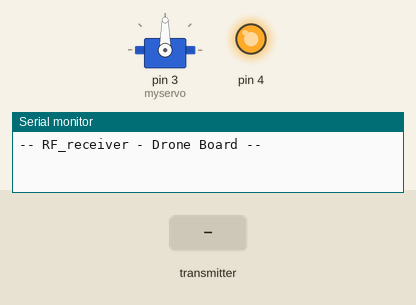
Bench run of a sketch on a simulated Arduino Uno, built with avr-gcc and run on an emulated ATmega328P. Parts: servo, output pins drawn as LEDs (lit = HIGH), the last lines printed to the serial monitor. Inputs (shaded band) come from the test bench. No radio packets arrive unless stated.

Above: at 1.2 s.
1.3 s: the transmitter starts sending receivedControls.0 = 0
At 2.2 s:
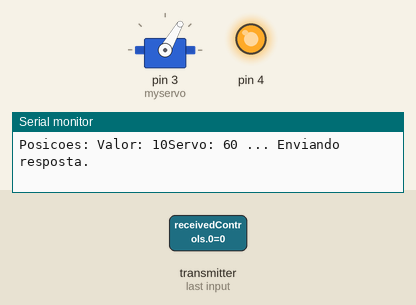
2.8 s: the transmitter starts sending receivedControls.1 = 0
At 3.3 s:
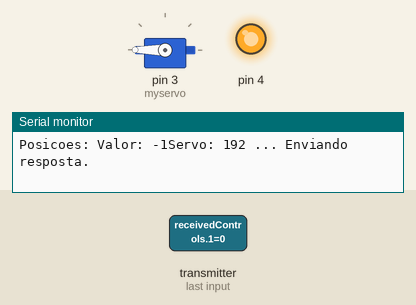
Timing chart, 0 to 5.8 s (numbered marks = the images above; inputs shaded):
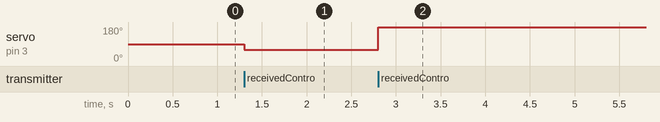

The sketch:

RF_receiver.ino
```cpp
//  ARDUINO |MODULO  | nrF
//  D9      |CE      | CE  (3)
//  D10     |CSN     | CSN (4)
//  D11     |MO      | MO  (6)
//  D12     |MI      | MI  (7)
//  D13     |SCK     | SCK (5)
//  5 ou 3.3|VCC     | VCC (2)
//  GND     |GND     | GND (1)

// SE ESTIVER LIGADO O MODULO, O MODULO LIGA NO 5V
// DO CONTRARIO, SE FOR O NRF, LIGA NO 3.3V

#include <Servo.h>
#include <SPI.h>
#include "nRF24L01.h"
#include "RF24.h"
#include "printf.h"

//Defines radio pins (CE and CSN) as 9 and 10 respectively

RF24 radio(9,10);

//Create channels for communication
const uint64_t pipes[2] = { 0xF0F0F0F0E1LL, 0xF0F0F0F0D2LL };

//Variables needed
char receivedControls[6] = "aaaa;";
int j1x,j1y,j2x,j2y;

Servo myservo;

void setup(void)
{
  //Start serial communication and print info
  Serial.begin(57600);
  printf_begin();
  Serial.println("-- RF_receiver - Drone Board --");

  //Start radio communication, open writing and reading pipes
  radio.begin();
  radio.setRetries(15,15);

  //Here it opens channel 1 as writing and 0 as reading.
  //This is default for receiving.
  //To change for transmitting, we change to the exact opposite.
  radio.openWritingPipe(pipes[1]);
  radio.openReadingPipe(1,pipes[0]);

  //Listen to Radio and print details about it.
  radio.startListening();
  radio.printDetails();
  myservo.attach(3);
  pinMode(4,OUTPUT);
  digitalWrite(4,HIGH);
}
int hextodecimal(char c){
  switch (c){
    case 48: return 0; break;
    case 49: return 1; break;
    case 50: return 2; break;
    case 51: return 3; break;
    case 52: return 4; break;
    case 53: return 5; break;
    case 54: return 6; break;
    case 55: return 7; break;
    case 56: return 8; break;
    case 57: return 9; break;
    case 97: return 10; break;
    case 98: return 11; break;
    case 99: return 12; break;
    case 100: return 13; break;
    case 101: return 14; break;
    case 102: return 15; break;
    default: return -1; break;

  }

}

void loop(void)
{
    //check if there is data available
    if ( radio.available() )
    {
      // Dump the payloads until we've gotten everything

      bool done = false;

      while(!done)
        done=radio.read( &receivedControls, sizeof(receivedControls));

      Serial.print("Posicoes: ");
      Serial.print(receivedControls);
      j1y=hextodecimal(receivedControls[1]);
      Serial.print("Valor: ");
      Serial.print(j1y);
      j1y=map(j1y,0,15,0,180);
      j1y=180-j1y;
      myservo.write(j1y);
      Serial.print("Servo: ");
      Serial.print(j1y);
      // First, stop listening so we can talk
      radio.stopListening();


      // Send the final one back.
      Serial.println(" ... Enviando resposta.");
      radio.write( &receivedControls, sizeof(receivedControls) );

      // Now, resume listening so we catch the next packets.
      radio.startListening();
    }

}
```

Measured:
- after the input at 1.3 s, servo on pin 3 (myservo): 90° → 60° at once
- after the input at 2.8 s, servo on pin 3 (myservo): 60° → 180° at once
